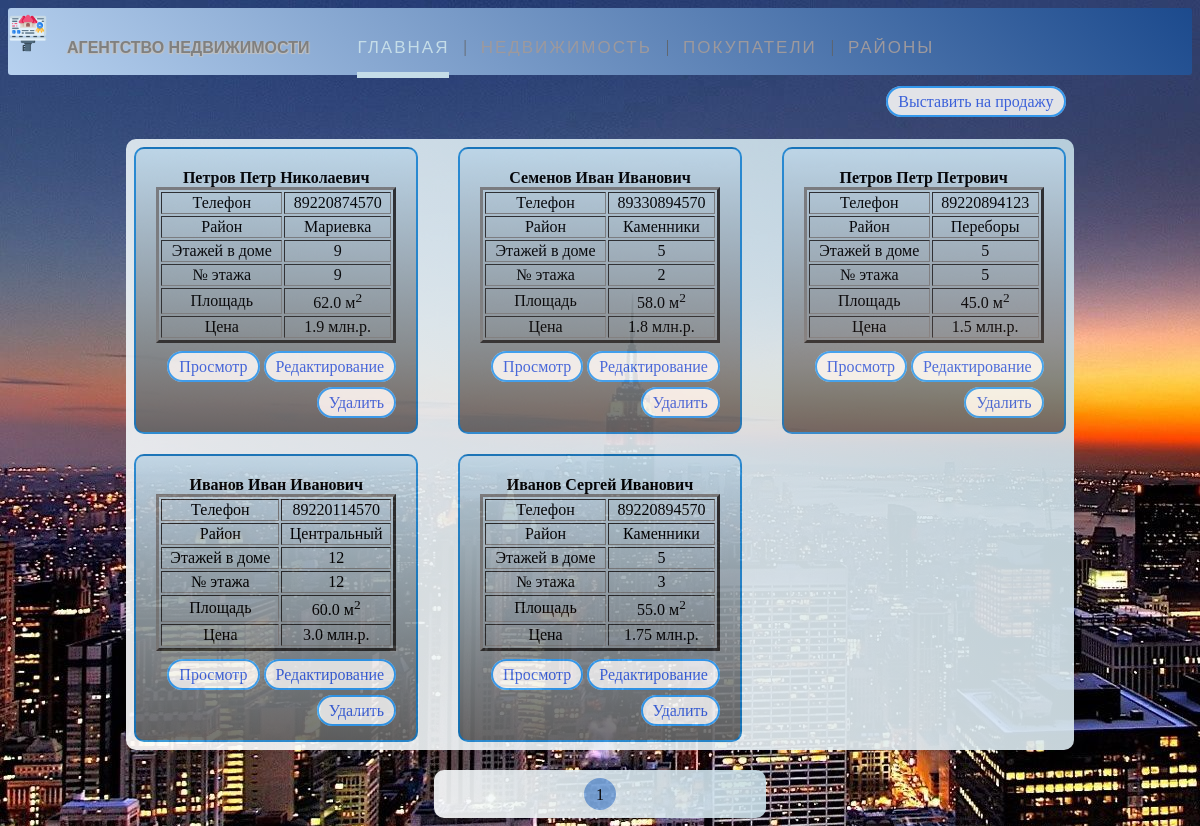
Screenshot of /sellers with the database file from the repository.
### webApp/models.py (models this page shows, shortened)
class Sellers(models.Model):
    id = models.AutoField('id', primary_key=True)
    fio = models.CharField('ФИО', max_length=50)
    phone = models.CharField('Номер телефона', max_length=12)
    id_district = models.IntegerField('Район')
    number_floors = models.IntegerField('Количество этажей')
    number_sell_floor = models.IntegerField('номер этажа')
    area = models.FloatField('Площадь')
    price = models.FloatField('Цена')
    class Meta:
        verbose_name = 'Продавец'
        verbose_name_plural = 'Продавецы'

### webApp/views.py (the view)
# urls.py: path('sellers', views.get_sellers, name='sellers-page'),
def get_sellers(request):
    sellers = Sellers.objects.order_by('-id')
    for seller in sellers:
        seller.id_district = Directory.objects.filter(id=seller.id_district)[0].name_district
    paginator = Paginator(sellers, 6)
    page_number = request.GET.get('page')
    page_obj = paginator.get_page(page_number)
    return render(request, 'webApp/sellers.html', {'paginator': paginator, 'page_obj': page_obj, 'title': 'Продавцы'})

### webApp/templates/webApp/sellers.html (shortened to what this page needs)
{% extends 'webApp/base.html' %}
{% block content %}
        <div class="btn-cls">
            <a href="{% url 'add-apartment-page' %}" class="btn-add-seller" >Выставить на продажу</a>
        </div>
    {% if page_obj %}
<div class="grid-container">
            {% for el in page_obj %}
                  <div class="cards">
                      <span class="grid-item-fio">{{ el.fio }}</span><br>
                      <table class="table-buyers" border="3">
                          <tr><td class="grid-item">Телефон</td><td class="grid-item-data">{{ el.phone }}</td></tr>
                          <tr><td class="grid-item">Район</td><td class="grid-item-data">{{ el.id_district }}</td></tr>
                          <tr><td class="grid-item">Этажей в доме</td><td class="grid-item-data">{{ el.number_floors  }}</td></tr>
                          <tr><td class="grid-item">№ этажа</td><td class="grid-item-data">{{ el.number_sell_floor }}</td></tr>
                          <tr><td class="grid-item">Площадь</td><td class="grid-item-data">{{ el.area }} м<sup>2</sup></td></tr>
                          <tr><td class="grid-item">Цена</td><td class="grid-item-data">{{ el.price }} млн.р.</td></tr>
                      </table>
                       <div class="btns-sellers">
                            <a href="{% url 'seller-detail' el.id %}" class="btn-sell" >Просмотр</a>
                            <a href="{% url 'seller-update' el.id %}" class="btn-sell" >Редактирование</a><br><br>
                            <a href="{% url 'del-seller' el.id %}" class="btn-sell" >Удалить</a>
                        </div>
                  </div>
            {% endfor %}
        </div>
            <div class="count-container">
                       {% for p in paginator.page_range %}
                           {% if page_obj.number == p %}
                                <span class="page-num-selected">{{ p }}</span>
                                           {% elif p >= page_obj.number|add:-2 and p <= page_obj.number|add:2  %}
                                <span class="page-num">
                                    <a href="?page={{ p }}">{{ p }}</a>
                                </span>
                           {% endif %}
                       {% endfor %}
            </div>
    {% else %}
        <p> Записи отсутствуют! </p>
    {% endif %}
{% endblock %}

### webApp/static/css/style_base.css (style rules this page uses)
body { background-image: url("../src/fon.jpg"); }
.count-container { background: linear-gradient(45deg, #FFFFFF, #C5DDE8); border-radius: 10px; padding: 8px 8px; opacity: 0.9; margin-top: 20px; margin-left: 36%; margin-right: 36%; height: auto; align-items: center; flex-direction: column; text-align: center; align-content: center; position: center; }
.page-num-selected { display: inline-block; background: #7aa7de; color: #000; text-align: center; border-radius: 50%; padding: 0.5em 0; width:2em; height:1em; }

### webApp/static/css/style_seller.css (style rules this page uses)
.grid-container { display: grid; gap: 20px 40px; grid-template-columns: auto auto auto; background: linear-gradient(45deg, #FFFFFF, #C5DDE8); border-radius: 10px; padding: 8px; opacity: 0.9; margin-top: 20px; margin-left: 10%; margin-right: 10%; }
.cards { border: 2px solid rgba(0, 125, 215, 0.8); border-radius: 10px; padding: 20px; text-align: center; background: linear-gradient(180deg, #cbe4f3 0%, #676767 100%); }
.grid-item-fio { font-size: 16px; font-family: Verdana; align-items: center; font-weight: bolder; }
.grid-item { font-size: 16px; font-family: Verdana; font-weight: bolder; }
.grid-item-data { font-size: 16px; font-family: fantasy; }
.btn-add-seller { border: 2px solid rgba(243, 120, 46, 0.8); align-content: center; align-items: center; text-align: right; background-color: whitesmoke; border-radius: 20px 20px 20px 20px; padding: 5px 10px; text-decoration: none; color: #3c64e5; }
.btn-add-seller { border: 2px solid rgba(4, 140, 252, 0.8); background-color: whitesmoke; border-radius: 20px 20px 20px 20px; padding: 5px 10px; text-decoration: none; color: #3c64e5; }
.btn-cls { border-radius: 10px; padding: 8px; opacity: 0.9; margin-top: 10px; margin-left: 10%; margin-right: 10%; text-align: right; }
.btns-sellers { text-align: right; padding: 15px 0 0 0; }
.btn-sell { border: 2px solid rgba(4, 140, 252, 0.8); align-content: center; align-items: center; text-align: right; background-color: whitesmoke; border-radius: 20px 20px 20px 20px; padding: 5px 10px; text-decoration: none; color: #3c64e5; }

### webApp/static/css/style_buyers.css (style rules this page uses)
.table-buyers { text-align: center; font-family: Verdana; font-size: 18px; font-weight: lighter; width: 100%; }

### rows the page displays
Sellers: fio "Петров Петр Николаевич", phone "89220874570", id_district "Мариевка", number_floors "9", number_sell_floor "9", area "62.0", price "1.9"
Sellers: fio "Семенов Иван Иванович", phone "89330894570", id_district "Каменники", number_floors "5", number_sell_floor "2", area "58.0", price "1.8"
Sellers: fio "Петров Петр Петрович", phone "89220894123", id_district "Переборы", number_floors "5", number_sell_floor "5", area "45.0", price "1.5"
Sellers: fio "Иванов Иван Иванович", phone "89220114570", id_district "Центральный", number_floors "12", number_sell_floor "12", area "60.0", price "3.0"
Sellers: fio "Иванов Сергей Иванович", phone "89220894570", id_district "Каменники", number_floors "5", number_sell_floor "3", area "55.0", price "1.75"

### other values shown
{{ p }} "1"
